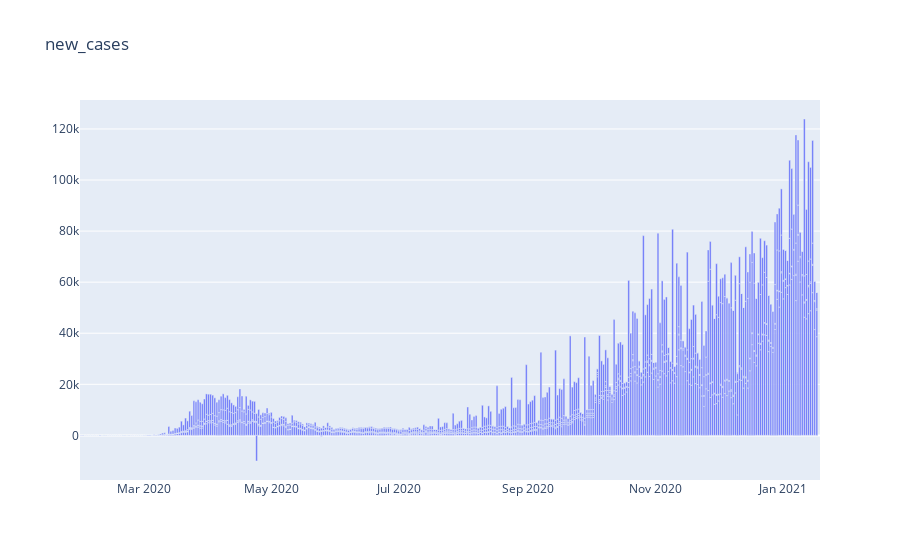

Notebook cell for this chart:
### Code cell
fig = go.Figure(data=[go.Bar(x=countries_cols['date'], y=countries_cols['new_cases'])], layout_title_text="new_cases")
fig.show()

### Figure 1 — Plotly figure (JSON) as saved in the notebook; plotly's stock layout.template omitted (floating-point values rounded to 4 significant figures; data arrays with more than 128 entries replaced by an {"elided": "..."} marker saying what was removed)
{"data": [{"type": "bar", "x": {"elided": "1656 str values"}, "y": {"elided": "1656 int values"}}], "layout": {"title": {"text": "new_cases"}}}
